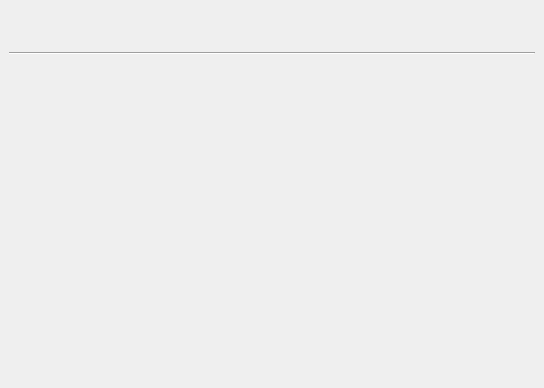
<?xml version="1.0" encoding="UTF-8"?>
<ui version="4.0">
 <class>Form</class>
 <widget class="QWidget" name="Form">
  <property name="geometry">
   <rect>
    <x>0</x>
    <y>0</y>
    <width>544</width>
    <height>388</height>
   </rect>
  </property>
  <property name="windowTitle">
   <string>Form</string>
  </property>
  <layout class="QVBoxLayout" name="verticalLayout_2">
   <property name="spacing">
    <number>0</number>
   </property>
   <property name="leftMargin">
    <number>0</number>
   </property>
   <property name="topMargin">
    <number>0</number>
   </property>
   <property name="rightMargin">
    <number>0</number>
   </property>
   <property name="bottomMargin">
    <number>0</number>
   </property>
   <item>
    <widget class="QScrollArea" name="scrollArea">
     <property name="minimumSize">
      <size>
       <width>400</width>
       <height>100</height>
      </size>
     </property>
     <property name="frameShape">
      <enum>QFrame::NoFrame</enum>
     </property>
     <property name="frameShadow">
      <enum>QFrame::Plain</enum>
     </property>
     <property name="lineWidth">
      <number>0</number>
     </property>
     <property name="sizeAdjustPolicy">
      <enum>QAbstractScrollArea::AdjustToContents</enum>
     </property>
     <property name="widgetResizable">
      <bool>true</bool>
     </property>
     <property name="alignment">
      <set>Qt::AlignLeading|Qt::AlignLeft|Qt::AlignTop</set>
     </property>
     <widget class="QWidget" name="obj_content_widget">
      <property name="geometry">
       <rect>
        <x>0</x>
        <y>0</y>
        <width>544</width>
        <height>388</height>
       </rect>
      </property>
      <layout class="QVBoxLayout" name="obj_content">
       <item>
        <layout class="QFormLayout" name="obj_info"/>
       </item>
       <item>
        <widget class="QFrame" name="obj_actions_frame">
         <property name="frameShape">
          <enum>QFrame::NoFrame</enum>
         </property>
         <property name="frameShadow">
          <enum>QFrame::Plain</enum>
         </property>
         <property name="lineWidth">
          <number>0</number>
         </property>
         <layout class="QHBoxLayout" name="record_actions">
          <item>
           <spacer name="horizontalSpacer">
            <property name="orientation">
             <enum>Qt::Horizontal</enum>
            </property>
            <property name="sizeHint" stdset="0">
             <size>
              <width>377</width>
              <height>19</height>
             </size>
            </property>
           </spacer>
          </item>
         </layout>
        </widget>
       </item>
       <item>
        <widget class="Line" name="line">
         <property name="orientation">
          <enum>Qt::Horizontal</enum>
         </property>
        </widget>
       </item>
       <item>
        <spacer name="verticalSpacer">
         <property name="orientation">
          <enum>Qt::Vertical</enum>
         </property>
         <property name="sizeHint" stdset="0">
          <size>
           <width>20</width>
           <height>40</height>
          </size>
         </property>
        </spacer>
       </item>
      </layout>
     </widget>
    </widget>
   </item>
  </layout>
 </widget>
 <resources/>
 <connections/>
</ui>
